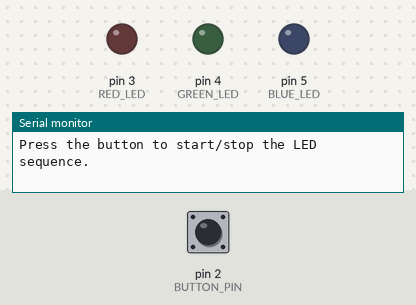
The sketch below on a simulated Arduino Uno, built with avr-gcc and run on an emulated ATmega328P. On the bench: output pins drawn as LEDs (lit = HIGH), the last lines printed to the serial monitor. Inputs (shaded band) come from the test bench; at power-on: pin 2 (BUTTON_PIN) HIGH.

Above: at 1.2 s.
1.3 s: pin 2 (BUTTON_PIN) pulled LOW for 0.15 s
At 1.7 s:
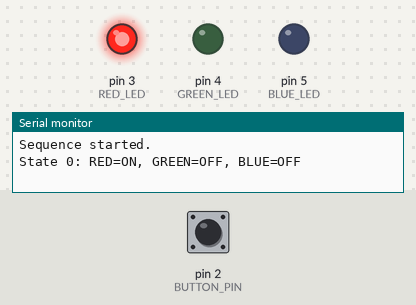
4.3 s: pin 2 (BUTTON_PIN) pulled LOW for 1 s
At 5.6 s:
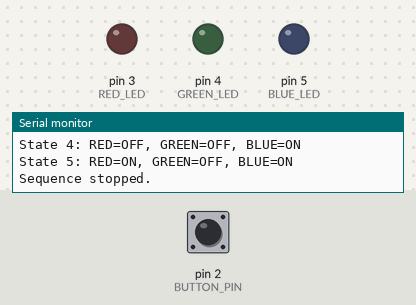
6.8 s: pin 2 (BUTTON_PIN) pulled LOW for 3.2 s
At 7.7 s:
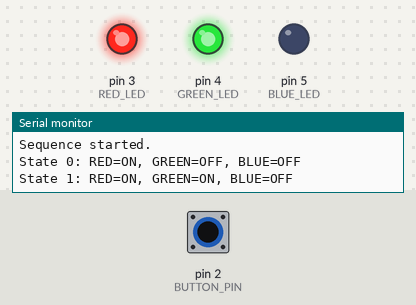
Timing chart, 0 to 17.5 s (numbered marks = the images above; inputs shaded):
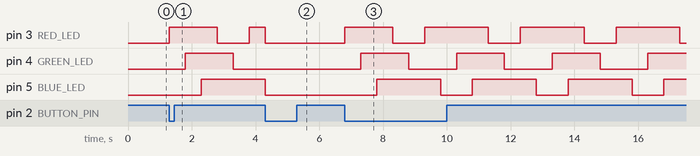

The sketch:

Lab1Project6.ino
```cpp
// Pin definitions
#define RED_LED 3      // Red LED on Pin 3
#define GREEN_LED 4    // Green LED on Pin 4
#define BLUE_LED 5     // Blue LED on Pin 5
#define BUTTON_PIN 2   // Button on Pin 2

// LED state array: Each row represents the state of the LEDs [Red, Green, Blue]
const int ledStates[6][3] =
{
    {1, 0, 0}, // State 0: Red LED on
    {1, 1, 0}, // State 1: Red and Green LEDs on
    {1, 1, 1}, // State 2: Red, Green, and Blue LEDs on
    {0, 1, 1}, // State 3: Green and Blue LEDs on
    {0, 0, 1}, // State 4: Blue LED on
    {1, 0, 1}  // State 5: Red and Blue LEDs on
};

int state = 0;            // Current state in the sequence
volatile int isRunning = 0; // Flag to track whether the sequence is running
bool lastButtonState = HIGH; // Stores the last button state

void setup()
{
    // Initialize LED pins as output
    pinMode(RED_LED, OUTPUT);
    pinMode(GREEN_LED, OUTPUT);
    pinMode(BLUE_LED, OUTPUT);

    // Initialize button pin as input with pull-up resistor
    pinMode(BUTTON_PIN, INPUT_PULLUP);

    // Initialize LEDs as off
    digitalWrite(RED_LED, LOW);
    digitalWrite(GREEN_LED, LOW);
    digitalWrite(BLUE_LED, LOW);

    // Initialize Serial Monitor
    Serial.begin(9600);
    Serial.println("Press the button to start/stop the LED sequence.");
}

void loop() {
    // Read the button state
    bool currentButtonState = digitalRead(BUTTON_PIN);

    // Check if the button state has changed and is now pressed
    if (lastButtonState == HIGH && currentButtonState == LOW) {
        isRunning = !isRunning; // Toggle the running state

        // Print to Serial Monitor whether the sequence is starting or stopping
        if (isRunning) {
            Serial.println("Sequence started.");
        } else {
            Serial.println("Sequence stopped.");
        }
    }

    // Update the last button state
    lastButtonState = currentButtonState;

    // Execute the LED sequence if running
    if (isRunning)
    {
        // Set the LEDs based on the current state
        digitalWrite(RED_LED, ledStates[state][0]);
        digitalWrite(GREEN_LED, ledStates[state][1]);
        digitalWrite(BLUE_LED, ledStates[state][2]);

        // Print the current LED state to the Serial Monitor
        Serial.print("State ");
        Serial.print(state);
        Serial.print(": RED=");
        Serial.print(ledStates[state][0] ? "ON" : "OFF");
        Serial.print(", GREEN=");
        Serial.print(ledStates[state][1] ? "ON" : "OFF");
        Serial.print(", BLUE=");
        Serial.println(ledStates[state][2] ? "ON" : "OFF");

        // Move to the next state
        state = (state + 1) % 6;

        // Delay between state changes
        delay(500); // Adjust delay for timing (500ms per state)
    } else {
        // If not running, ensure all LEDs are off
        digitalWrite(RED_LED, LOW);
        digitalWrite(GREEN_LED, LOW);
        digitalWrite(BLUE_LED, LOW);
    }
}
```

Measured:
- after the input at 1.3 s, pin 3 (RED_LED): LOW → HIGH at once, → LOW 1.5 s later, → HIGH 1.0 s later; pin 4 (GREEN_LED): LOW → HIGH after 0.50 s, → LOW 1.5 s later; pin 5 (BLUE_LED): LOW → HIGH after 1.0 s
- after the input at 4.3 s, pin 3 (RED_LED): HIGH → LOW after 0.00 s instead of 1.5 s; pin 4 (GREEN_LED): stays LOW (without the input it goes to HIGH after 0.50 s); pin 5 (BLUE_LED): goes on until 4.3 s, then stays LOW
- after the input at 6.8 s, pin 3 (RED_LED): LOW → HIGH at once, then repeats every 3.0 s: LOW 1.0 s, HIGH 2.0 s; pin 4 (GREEN_LED): alternates HIGH for 1.5 s and LOW for 1.5 s, starting after 0.50 s; pin 5 (BLUE_LED): alternates HIGH for 2.0 s and LOW for 1.0 s, starting after 1.0 s
